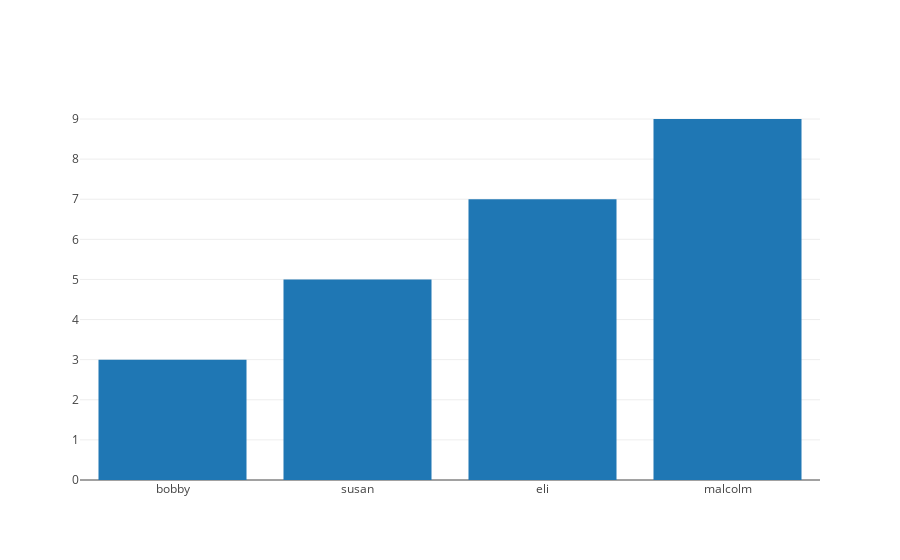

The code cell stored with this chart in its notebook:
### Markdown cell above
We refer to the function `graph_objs.Bar` as a constructor because it literally constructs python dictionaries with a key of `type` that equals `bar`.  Then, we can pass this dictionary to our `iplot` method to display our bar chart.

### Code cell
bar_trace_via_constructor = graph_objs.Bar(
            x=['bobby', 'susan', 'eli', 'malcolm'],
            y=[3, 5, 7, 9]
    )


plotly.offline.iplot([
    bar_trace_via_constructor
])

### Figure 1 — Plotly figure (JSON) as saved in the notebook; plotly's stock layout.template omitted (floating-point values rounded to 4 significant figures)
{"data": [{"type": "bar", "uid": "459d5904-78d9-11e9-a59d-234735bf4bc9", "x": ["bobby", "susan", "eli", "malcolm"], "y": [3, 5, 7, 9]}], "layout": {}}
